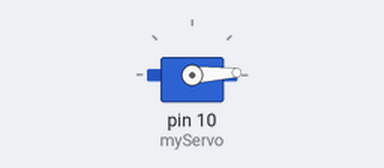
Simulated run of this sketch. Board: Arduino Uno, built with avr-gcc and run on an emulated ATmega328P. On the bench: servo.

Above: at 0.05 s.
At 0.9 s:
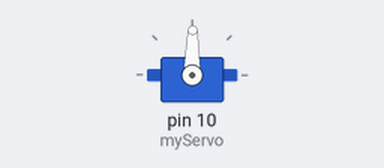
At 1.75 s:
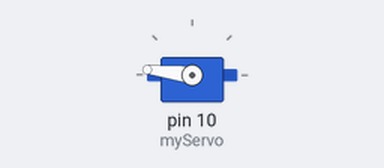
At 3.45 s:
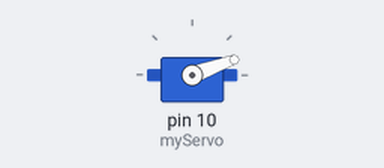
Timing chart, 0 to 8.4 s (numbered marks = the images above):
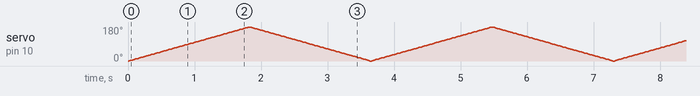

The sketch:

servo_try.ino
```cpp
#include<Servo.h>
Servo myServo;

int posn=0;

void setup() {
  myServo.attach(10);
}

void loop(){
  for(posn=0;posn<=180;posn+=1){
    myServo.write(posn);
    delay(10);
  }

for(posn=180;posn>=0;posn-=1){
    myServo.write(posn);
    delay(10);
  }
}
```
